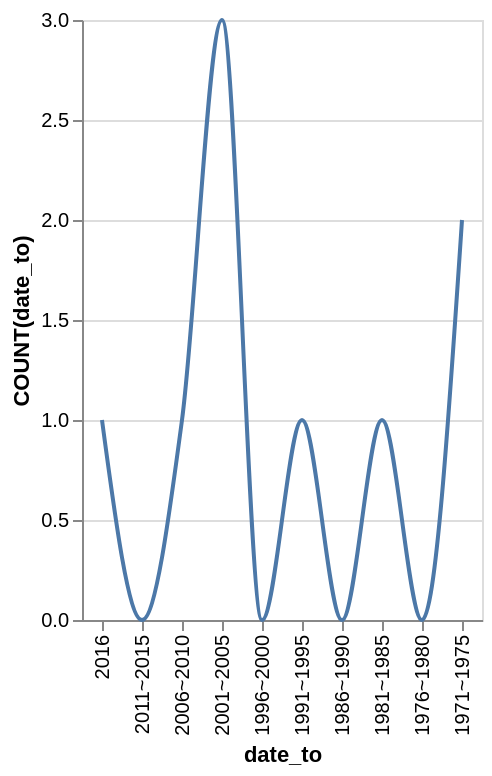

Describe this chart as a Vega-Lite specification.
### Vega-Lite specification from a JSON file in a GitHub repository (floating-point values rounded to 4 significant figures)
{"data": {"values": [{"x_data": "2016", "y_data": 1}, {"x_data": "2011~2015", "y_data": 0}, {"x_data": "2006~2010", "y_data": 1}, {"x_data": "2001~2005", "y_data": 3}, {"x_data": "1996~2000", "y_data": 0}, {"x_data": "1991~1995", "y_data": 1}, {"x_data": "1986~1990", "y_data": 0}, {"x_data": "1981~1985", "y_data": 1}, {"x_data": "1976~1980", "y_data": 0}, {"x_data": "1971~1975", "y_data": 2}]}, "mark": {"type": "line", "interpolate": "monotone"}, "encoding": {"x": {"field": "x_data", "type": "nominal", "title": "date_to", "sort": "descending"}, "y": {"field": "y_data", "type": "quantitative", "title": "COUNT(date_to)"}}}
